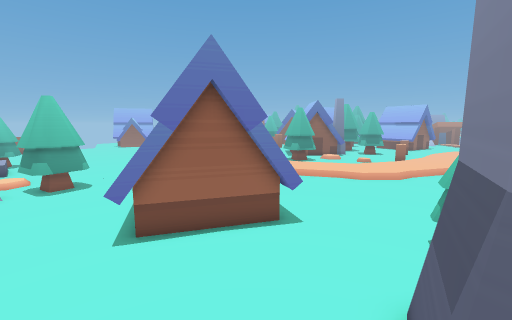
[1] (above)

22 first-person views from a walk through a Godot game level. The camera is 1.5 m above the floor, tilts 8° down and sees 90° across. The floor is counted in squares, 0.43 m on a side. Each view is taken from the middle of a square. On the plan, view 1 faces up. The plan holds only what a view shows up to about 20 squares ahead; the rest is blank. The place goes on beyond the plan.

[2]
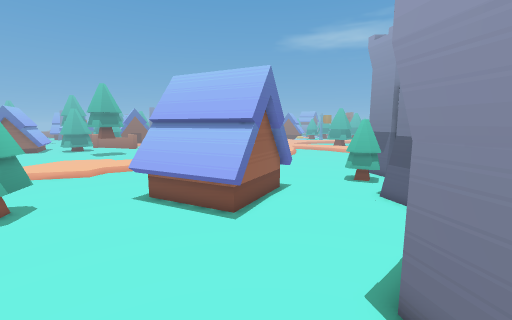

[3]
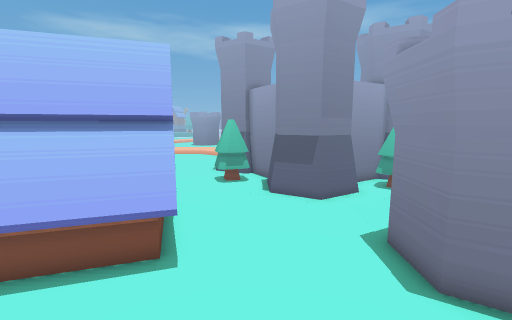

[4]
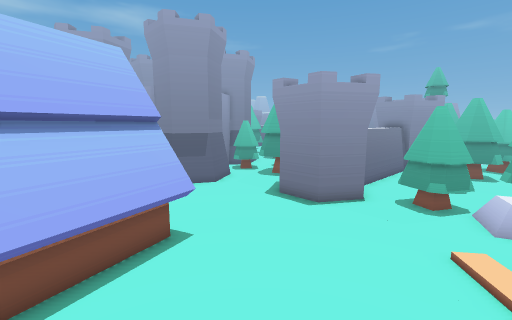

[5]
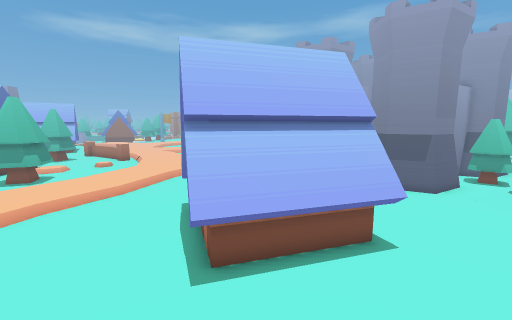

[6]
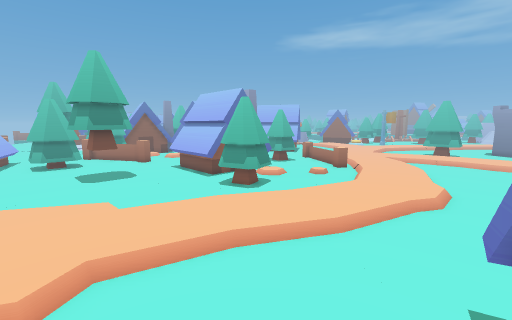

[7]
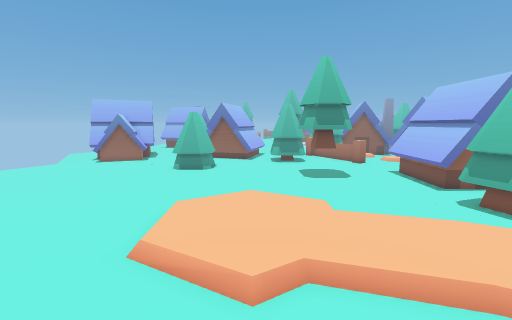

[8]
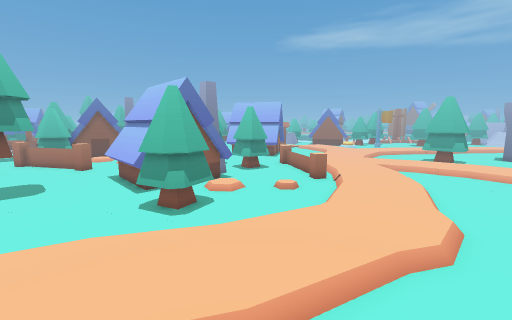

[9]
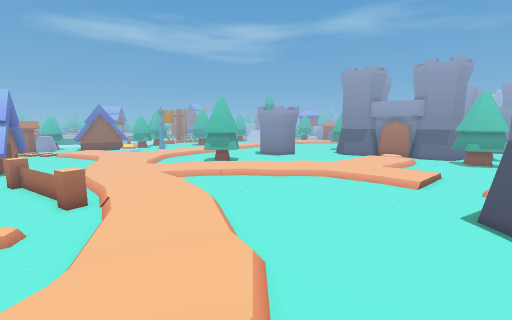

[10]
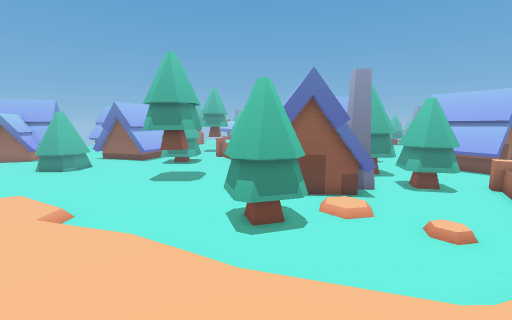

[11]
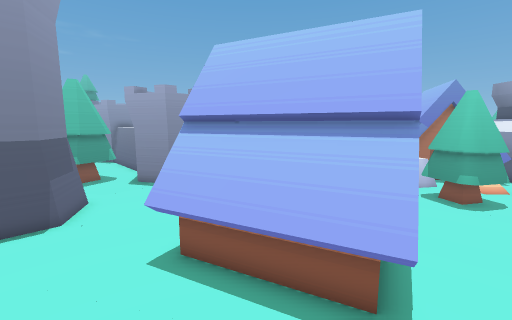

[12]
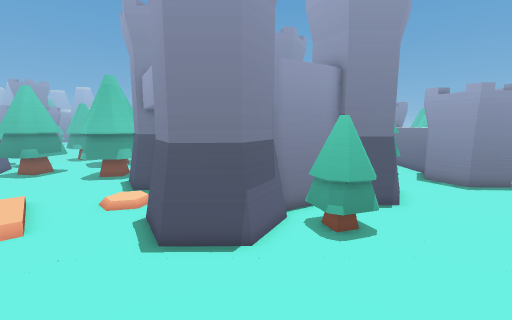

[13]
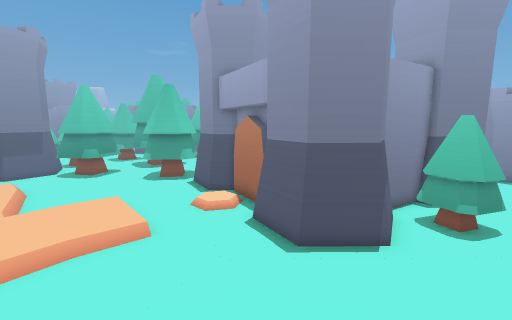

[14]
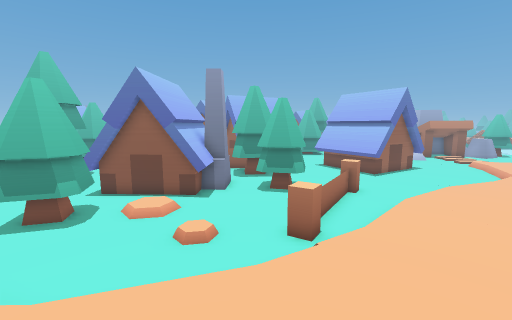

[15]
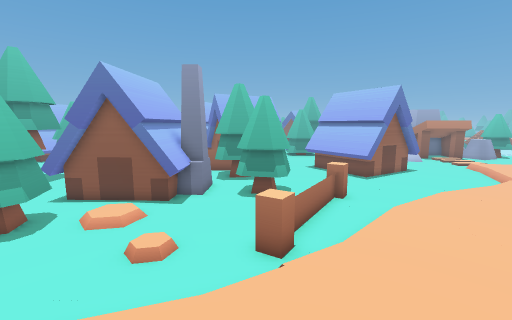

[16]
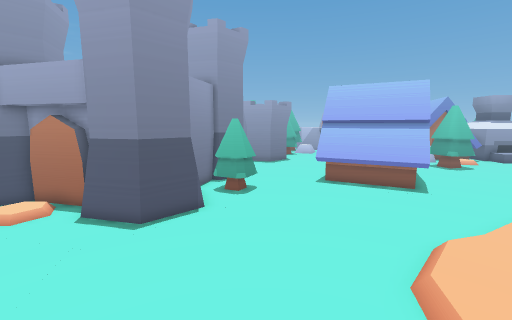

[17]
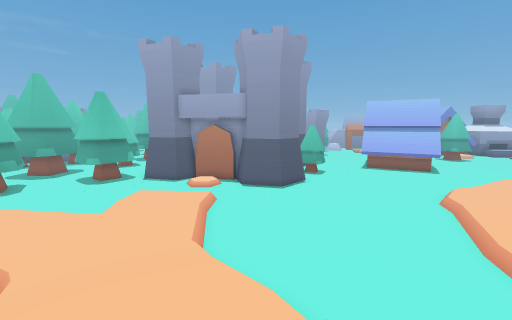

[18]
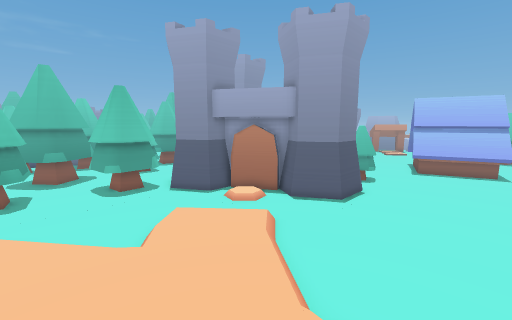

[19]
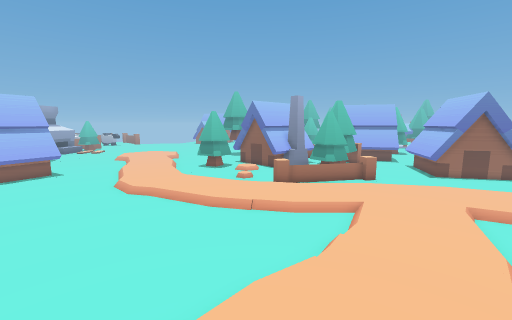

[20]
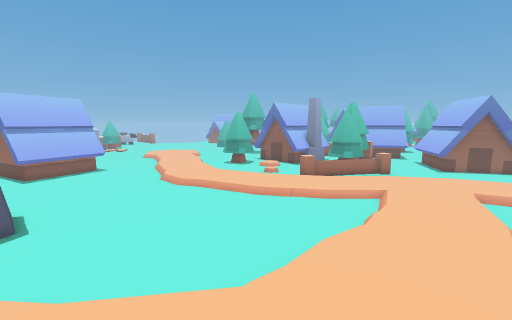

[21]
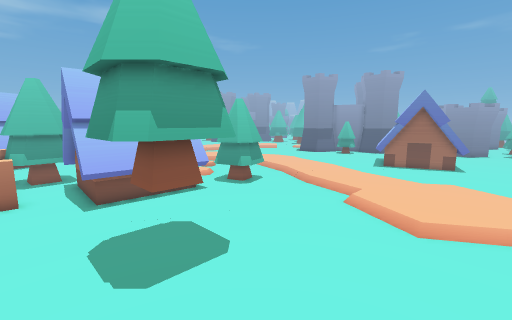

[22]
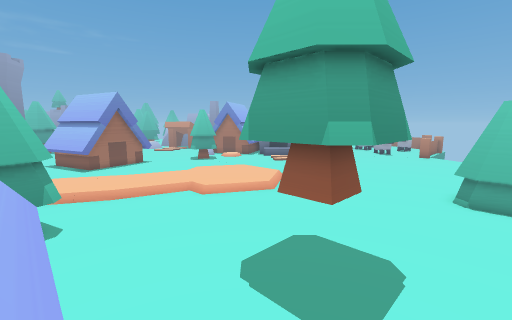

### Floor plan
Key: @ floor where view 1 was taken; # wall or solid block; . main floor; : floor 0.25 m higher than the main floor; / step, stairs or slope; = window, fence, low wall or low ledge; ^ raised ledge; T thing the floor can be seen under or through; O other object.
Columns run from 11 left of view 1 to 24 right of it. Each row starts with its distance up from view 1.
 36 OOO..............^^===##^....OOOOOOO
 35 OO...................### .....OOOOOO
 34 OO......OOOO...=##.######.....OOOO..
 33 ........OOOO...=#####=###......OO...
 32 ........OOOO...=#  ## ..............
 31 .........OOO...=#  ###.##  .........
 30 ...............=#  ###.###=.=.......
 29 ...............=#####=.###..^=....::
 28 ...............TT###==..........::::
 27 ............... T..:...........:::::
 26 ....:::.......TTT ::.........:::::::
 25 ..::::::......TTT=..........::::::::
 24 ..::::::......TTT....:..==.::::::::.
 23 ..::::::::::.............=:::::::::.
 22 ..::::::::::::...........::::::::::.
 21 ...:::::::::::::......::::::::.::::.
 20 .....:..::::::::::///::::::::...::::
 19 ...........::::::::::::::::.....::::
 18 .............:::::::::::::......::::
 17 ................:::::::.........::::
 16 ..................:::...........::::
 15 ##..............................::::
 14 ###......OOO....................::::
 13 ###...OOOOOO....................::::
 12 ##...OOOOOOOO...................::::
 11 .....OOOOOOOO..................:::::
 10 ......OOO.OOO..................:::::
  9  .....OOOOOOOO................::::::
  8  .....OOOOOOO....=..####..../:::::::
  7  ......OO.......##=.####...//:::::::
  6 ................#####  ##.../:::..::
  5 .................=##   #=..../:...::
  4 ..............#####    ## :........:
  3 .............##         ##..........
  2 .............##          #=.........
  1 .....#### ...##          ###........
  0 :....#   #.@..#            #........
 -1  #####   #......#          #####...#
 -2          #####=##             ##..##
 -3             #####              #..##
 -4                                 ..#
 -5                                 ==#
 -6                                ####

Where each view was taken, in squares from view 1:
view 1: 0 up, 0 right, facing up
view 2: 0 up, 10 left, facing up-right
view 3: 5 up, 10 left, facing right
view 4: 11 up, 11 left, facing down-right
view 5: 11 up, 11 left, facing right
view 6: 14 up, 6 left, facing up-right
view 7: 15 up, 6 left, facing up
view 8: 15 up, 1 left, facing up-right
view 9: 16 up, 3 right, facing right
view 10: 16 up, 4 right, facing up
view 11: 15 up, 4 right, facing down-left
view 12: 15 up, 9 right, facing down
view 13: 15 up, 13 right, facing down
view 14: 16 up, 12 right, facing up
view 15: 17 up, 13 right, facing up
view 16: 17 up, 15 right, facing down-left
view 17: 18 up, 24 right, facing down-left
view 18: 14 up, 24 right, facing down-left
view 19: 11 up, 24 right, facing up-left
view 20: 8 up, 24 right, facing up-left
view 21: 36 up, 8 left, facing down-right
view 22: 36 up, 4 right, facing down-left
